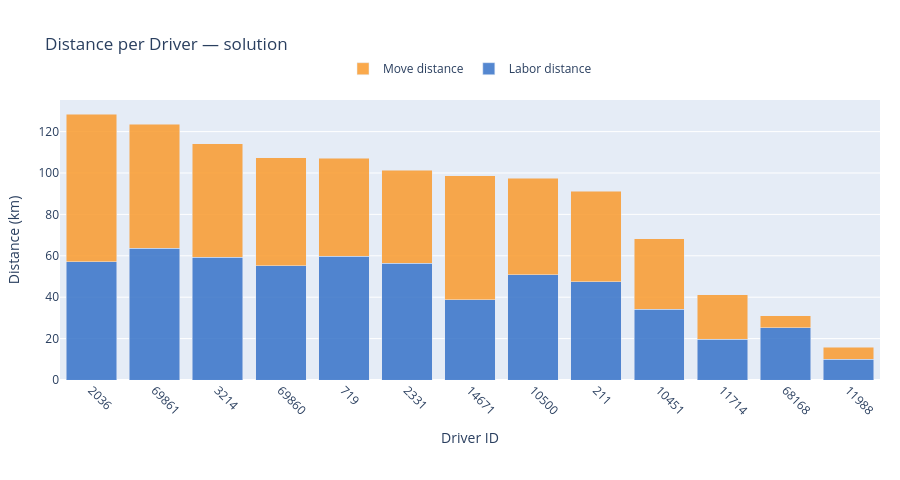

The cell this chart's notebook holds for it:
### Markdown cell above
---
## Distance per Driver

### Code cell
build_driver_distance_figure(rows, drivers, LABEL).show()

### Figure 1 — Plotly figure (JSON) as saved in the notebook; plotly's stock layout.template omitted (floating-point values rounded to 4 significant figures)
{"data": [{"hoverinfo": "text", "hovertext": ["Driver 2036<br>Labor: 57.09 km", "Driver 69861<br>Labor: 63.53 km", "Driver 3214<br>Labor: 59.25 km", "Driver 69860<br>Labor: 55.31 km", "Driver 719<br>Labor: 59.83 km", "Driver 2331<br>Labor: 56.47 km", "Driver 14671<br>Labor: 38.88 km", "Driver 10500<br>Labor: 50.90 km", "Driver 211<br>Labor: 47.36 km", "Driver 10451<br>Labor: 34.09 km", "Driver 11714<br>Labor: 19.60 km", "Driver 68168<br>Labor: 25.22 km", "Driver 11988<br>Labor: 9.95 km"], "marker": {"color": "rgba(55, 115, 200, 0.85)"}, "name": "Labor distance", "type": "bar", "x": ["2036", "69861", "3214", "69860", "719", "2331", "14671", "10500", "211", "10451", "11714", "68168", "11988"], "y": [57.09, 63.53, 59.25, 55.31, 59.83, 56.47, 38.88, 50.9, 47.36, 34.09, 19.6, 25.22, 9.95]}, {"hoverinfo": "text", "hovertext": ["Driver 2036<br>Move: 71.41 km", "Driver 69861<br>Move: 59.94 km", "Driver 3214<br>Move: 54.79 km", "Driver 69860<br>Move: 52.11 km", "Driver 719<br>Move: 47.35 km", "Driver 2331<br>Move: 44.82 km", "Driver 14671<br>Move: 59.86 km", "Driver 10500<br>Move: 46.53 km", "Driver 211<br>Move: 43.77 km", "Driver 10451<br>Move: 34.09 km", "Driver 11714<br>Move: 21.69 km", "Driver 68168<br>Move: 5.77 km", "Driver 11988<br>Move: 5.80 km"], "marker": {"color": "rgba(250, 155, 45, 0.85)"}, "name": "Move distance", "type": "bar", "x": ["2036", "69861", "3214", "69860", "719", "2331", "14671", "10500", "211", "10451", "11714", "68168", "11988"], "y": [71.41, 59.94, 54.79, 52.11, 47.35, 44.82, 59.86, 46.53, 43.77, 34.09, 21.69, 5.77, 5.8]}], "layout": {"barmode": "stack", "height": 480, "hovermode": "x", "legend": {"orientation": "h", "x": 0.5, "xanchor": "center", "y": 1.06, "yanchor": "bottom"}, "margin": {"b": 100, "l": 60, "r": 20, "t": 100}, "title": {"text": "Distance per Driver — solution"}, "xaxis": {"tickangle": 45, "title": {"text": "Driver ID"}}, "yaxis": {"title": {"text": "Distance (km)"}}}}
